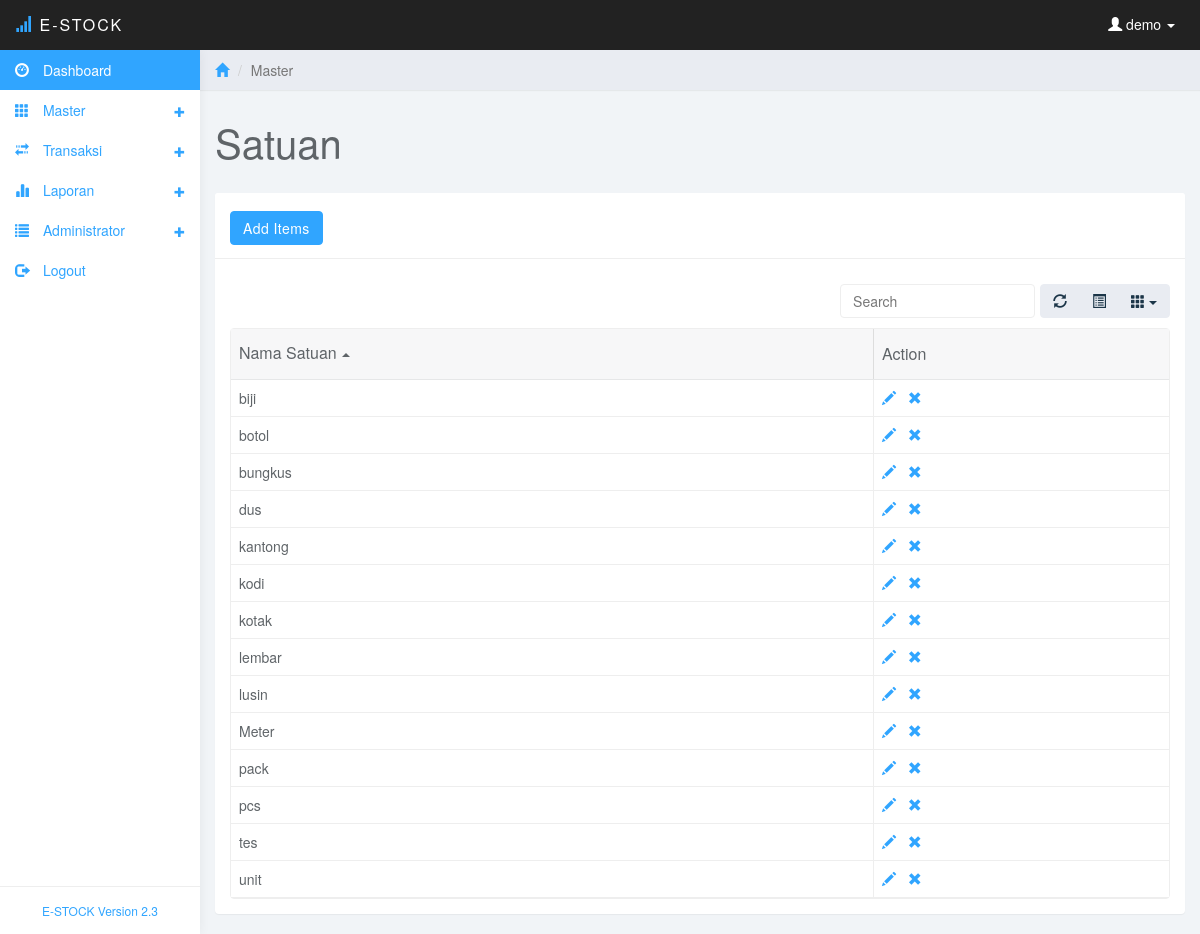
Screenshot of /satuan.php (signed in) with the database file from the repository.
### tables this page shows
CREATE TABLE `satuan` (
  `id_satuan` int(11) NOT NULL,
  `nama_satuan` varchar(10) NOT NULL
);

### satuan.php (the view, shortened to what this page needs)
<?php
include ("koneksi/koneksi.php");
$pengguna=$_SESSION['username'];
?>
<!DOCTYPE html>
<html>
<head>
<link href="css/bootstrap.min.css" rel="stylesheet">
<link href="css/datepicker3.css" rel="stylesheet">
<link href="css/bootstrap-table.css" rel="stylesheet">
<link href="css/styles.css" rel="stylesheet">
</head>
<body>
	<nav class="navbar navbar-inverse navbar-fixed-top" role="navigation">
		<div class="container-fluid">
			<div class="navbar-header">
				<a class="navbar-brand" href="#"><span class="glyphicon glyphicon-signal"></span> E-Stock<span></span></a>
				<ul class="user-menu">
					<li class="dropdown pull-right">
						<a href="#" class="dropdown-toggle" data-toggle="dropdown"><span class="glyphicon glyphicon-user"></span>
						<?php
						echo " $pengguna";
						?>
						<span class="caret"></span></a>
					</li>
				</ul>
			</div>
		</div>
	</nav>
	<?php
	include("menu.php");
	?>
	<div class="col-sm-9 col-sm-offset-3 col-lg-10 col-lg-offset-2 main">
		<div class="row">
			<ol class="breadcrumb">
				<li><a href="#"><span class="glyphicon glyphicon-home"></span></a></li>
				<li class="active">Master</li>
			</ol>
		</div>
		<div class="row">
			<div class="col-lg-12">
				<h1 class="page-header">Satuan</h1>
			</div>
		</div>
		<div class="row">
			<div class="col-lg-12">
				<div class="panel panel-default">
					<div class="panel-heading"><a href="add-satuan.php" class="btn btn-primary btn-md">Add Items</a></div>
					<div class="panel-body">
						<table data-toggle="table" data-url="tables/data1.json"  data-show-refresh="true" data-show-toggle="true" data-show-columns="true" data-search="true" data-select-item-name="toolbar1" data-pagination="false" data-sort-name="name" data-sort-order="asc">
						    <thead>
						    <tr>
						        <th data-field="name"  data-sortable="true">Nama Satuan</th>
								<th data-field="action" data-sortable="true">Action</th>
						    </tr>
							</thead>
							<tbody>
							<?php
							$sqlsatuan="select * from satuan order by nama_satuan asc";
							$querysatuan=mysqli_query($con,$sqlsatuan);
							while ($datasatuan=mysqli_fetch_array($querysatuan))
							{
							echo '
							<tr>
						        <td data-field="name"  data-sortable="true">'.$datasatuan['nama_satuan'].'</td>
								<td data-field="action" data-sortable="true"><a href="edit-satuan.php?id='.$datasatuan['id_satuan'].'"><span class="glyphicon glyphicon-pencil" title="Edit"></a> &nbsp;&nbsp;<a href="save-satuan.php?id='.$datasatuan['id_satuan'].'&mode=delete"><span class="glyphicon glyphicon-remove" title="Delete"></span></a></td>
						    </tr>';
							}
							?>
						    </tbody>
						</table>
					</div>
				</div>
			</div>
		</div>
	</div>
</body>
</html>

### css/styles.css (style rules this page uses)
body { background: #f1f4f7; padding-top: 50px; color: #5f6468; }
a, a:hover, a:focus { color: #30a5ff; }
h1, h2, h3, h4, h5, h6 { color: #5f6468; }
h1 { font-weight: 300; font-size: 40px; }
.navbar-header .navbar-brand { color: #fff; font-size: 16px; text-transform: uppercase; font-weight: 500; letter-spacing: 2px; }
.navbar-header .navbar-brand span { color: #30a5ff; }
.btn-primary, .btn-primary:hover, .btn-primary:focus, .btn-primary:active, .btn-primary.active, .open > .dropdown-toggle.btn-primary, .btn-primary.disabled, .btn-primary[disabled], fieldset[disabled] .btn-primary, .btn-primary.disabled:hover, .btn-primary[disabled]:hover, fieldset[disabled] .btn-primary:hover, .btn-primary.disabled:focus, .btn-primary[disabled]:focus, fieldset[disabled] .btn-primary:focus, .btn-primary.disabled:active, .btn-primary[disabled]:active, fieldset[disabled] .btn-primary:active, .btn-primary.disabled.active, .btn-primary[disabled].active, fieldset[disabled] .btn-primary.active { background-color: #30a5ff; border-color: #30a5ff; }
.panel { border: 0; }
.panel-heading { font-size: 18px; font-weight: 300; letter-spacing: 0.025em; height: 66px; line-height: 45px; }
.panel-default .panel-heading { background: #fff; border-bottom: 1px solid #eee; color: #5f6468; }
.navbar { border: 0; }
.user-menu { display: inline-block; margin-top: 14px; margin-right: 10px; float: right; list-style: none; padding: 0; }
.user-menu a { color: #fff; }
@media (min-width: 768px) { .navbar-header { width: 100%; } }
.breadcrumb { border-radius: 0; padding: 10px 15px; background: #e9ecf2; box-shadow: 0 1px 1px rgba(0, 0, 0, .05); margin: 0 ; }
h1.page-header { margin-top: 30px; border-bottom: 0; }
.table { background: #fff; }

### rows the page displays
satuan: nama_satuan "biji"
satuan: nama_satuan "botol"
satuan: nama_satuan "bungkus"
satuan: nama_satuan "dus"
satuan: nama_satuan "kantong"
satuan: nama_satuan "kodi"
satuan: nama_satuan "kotak"
satuan: nama_satuan "lembar"
satuan: nama_satuan "lusin"
satuan: nama_satuan "Meter"
satuan: nama_satuan "pack"
satuan: nama_satuan "pcs"
satuan: nama_satuan "tes"
satuan: nama_satuan "unit"

### other values shown
$pengguna "demo"
